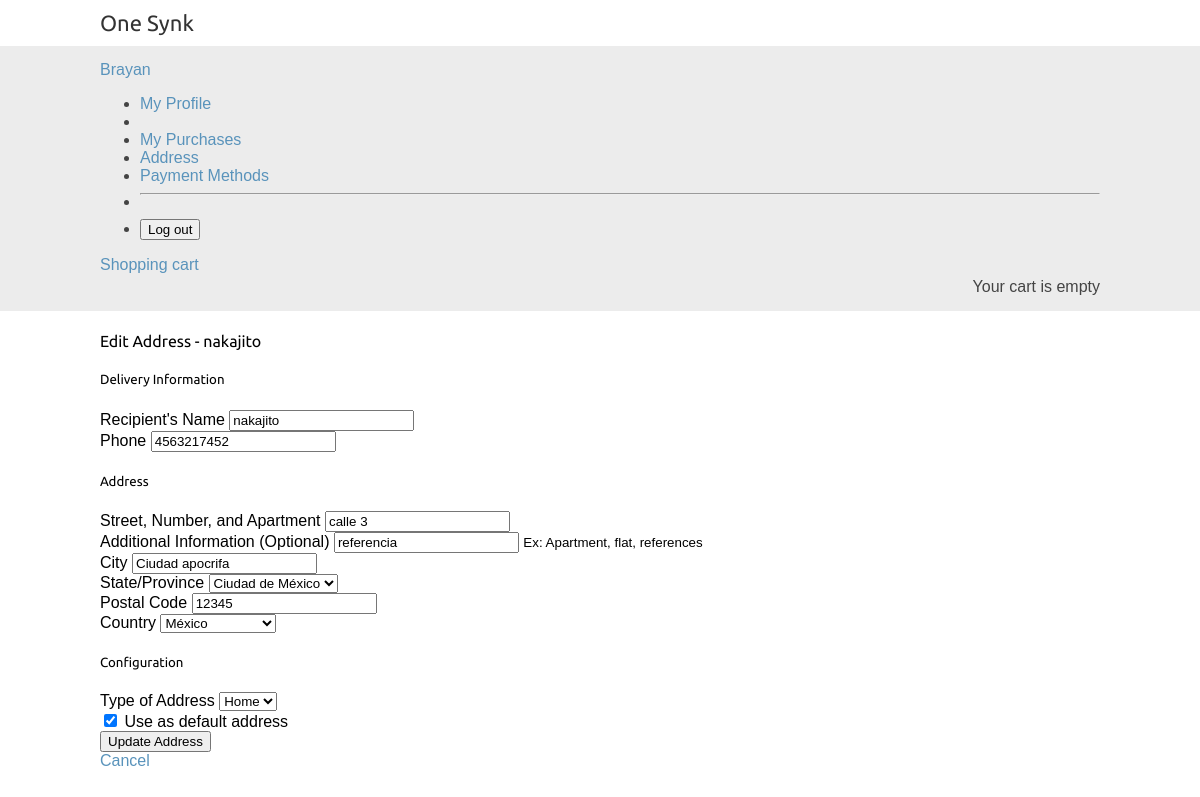
The page /orders/addresses/1/edit/ (signed in) on the database its author committed.
### accounts/models.py (models this page shows, shortened)
class CustomUser(AbstractUser):
    PHONE_REGEX = RegexValidator(
        regex=r"^\d{10}$",
        message="Phone number must be exactly 10 digits (e.g., 5522445104).",
    )
    USER_TYPE_CHOICES = (
        ("regular_user", "Regular User"),
        ("wholesaler", "Wholesaler"),
    )
    phone = models.CharField(
        max_length=10,
        validators=[PHONE_REGEX],
        blank=True,
        null=True,
        help_text="Format: 5522445104",
    )
    user_type = models.CharField(
        max_length=12,
        choices=USER_TYPE_CHOICES,
        default="regular_user",  # Fixed: 'normal' was not in choices
        help_text="User type: Regular or Wholesaler",
    )
    stripe_customer_id = models.CharField(
        max_length=255,
        blank=True,
        null=True,
        unique=True,
        help_text="Customer ID in Stripe",
    )
    payment_method = models.CharField(
        max_length=255,
        blank=True,
        null=True,
        help_text="ID del método de pago por defecto en Stripe",
    )
    created_at = models.DateTimeField(auto_now_add=True)
    updated = models.DateTimeField(auto_now=True)
    class Meta:
        verbose_name = "User"
        verbose_name_plural = "Users"
        ordering = ["-created_at"]

### orders/models.py (models this page shows, shortened)
class Address(models.Model):
    user = models.ForeignKey(
        CustomUser,
        on_delete=models.CASCADE,
        related_name="addresses",
        help_text="User who owns the address",
    )
    address_line1 = models.CharField(
        max_length=255, help_text="Street, number, and apartment"
    )
    address_line2 = models.CharField(
        max_length=255,
        blank=True,
        null=True,
        help_text="Additional information (floor, reference, etc.)",
    )
    city = models.CharField(max_length=100, help_text="City")
    state = models.CharField(max_length=50, choices=STATE_CHOICES, help_text="State")
    postal_code = models.CharField(max_length=10, help_text="Zip Code")
    country = models.CharField(
        max_length=2, choices=COUNTRY_CHOICES, default="MX", help_text="Country"
    )
    phone = models.CharField(
        max_length=10, help_text="Contact telephone number for shipping"
    )
    recipient_name = models.CharField(
        max_length=200, help_text="Name of the person receiving the package"
    )
    is_default = models.BooleanField(
        default=False, help_text="Is this the default address?"
    )
    address_type = models.CharField(
        max_length=10,
        choices=ADDRESS_TYPE_CHOICES,
        default="home",
        help_text="Address type",
    )
    created_at = models.DateTimeField(auto_now_add=True)
    updated_at = models.DateTimeField(auto_now=True)
    class Meta:
        verbose_name = "Address"
        verbose_name_plural = "Addresses"
        ordering = ["-is_default", "-created_at"]
        indexes = [
            models.Index(fields=["user", "-is_default"]),
            models.Index(fields=["user", "created_at"]),
        ]

### orders/views.py (the view)
# urls.py: path("addresses/<int:address_id>/edit/", views.address_edit, name="address_edit"),
@login_required(login_url="accounts:login")
@require_http_methods(["GET", "POST"])
def address_edit(request, address_id):
    address = get_object_or_404(Address, id=address_id, user=request.user)
    if request.method == "POST":
        form = AddressForm(request.POST, instance=address)
        if form.is_valid():
            try:
                with transaction.atomic():
                    form.save()
                    messages.success(request, "Address successfully updated.")
                    return redirect("orders:address_list")
            except Exception as e:
                messages.error(request, f"Error updating address: {str(e)}")
    else:
        form = AddressForm(instance=address)
    context = {
        "form": form,
        "address": address,
        "page_title": f"Edit Address - {address.recipient_name}",
        "is_create": False,
    }
    return render(request, "orders/addresses/form.html", context)

### cart/cart.py (called while the page is built)
    def __len__(self):
        return sum(item["quantity"] for item in self.cart.values())

### cart/context_processors.py (called while the page is built)
def cart(request):
    return {"cart": Cart(request)}

### orders/templates/orders/addresses/form.html (shortened to what this page needs)
{% extends 'shop/base.html' %}
{% load static %}
{% block content %}
<div class="container my-5">
    <div class="row justify-content-center">
        <div class="col-md-8">
            <div class="card shadow-sm">
                <div class="card-header bg-primary text-white">
                    <h4 class="mb-0">{{ page_title }}</h4>
                </div>
                <div class="card-body p-4">
                    <form method="post" novalidate>
                        <h5 class="mb-3">Delivery Information</h5>
                        <div class="row">
                            <div class="col-md-6 mb-3">
                                <label for="id_recipient_name" class="form-label">Recipient's Name</label>
                                {{ form.recipient_name }}
                            </div>
                            <div class="col-md-6 mb-3">
                                <label for="id_phone" class="form-label">Phone</label>
                                {{ form.phone }}
                            </div>
                        </div>
                        <h5 class="mb-3 mt-4">Address</h5>
                        <div class="mb-3">
                            <label for="id_address_line1" class="form-label">Street, Number, and Apartment</label>
                            {{ form.address_line1 }}
                        </div>
                        <div class="mb-3">
                            <label for="id_address_line2" class="form-label">Additional Information (Optional)</label>
                            {{ form.address_line2 }}
                            <small class="form-text text-muted">Ex: Apartment, flat, references</small>
                        </div>
                        <div class="row">
                            <div class="col-md-6 mb-3">
                                <label for="id_city" class="form-label">City</label>
                                {{ form.city }}
                            </div>
                            <div class="col-md-6 mb-3">
                                <label for="id_state" class="form-label">State/Province</label>
                                {{ form.state }}
                            </div>
                        </div>
                        <div class="row">
                            <div class="col-md-6 mb-3">
                                <label for="id_postal_code" class="form-label">Postal Code</label>
                                {{ form.postal_code }}
                            </div>
                            <div class="col-md-6 mb-3">
                                <label for="id_country" class="form-label">Country</label>
                                {{ form.country }}
                            </div>
                        </div>
                        <h5 class="mb-3 mt-4">Configuration</h5>
                        <div class="row">
                            <div class="col-md-6 mb-3">
                                <label for="id_address_type" class="form-label">Type of Address</label>
                                {{ form.address_type }}
                            </div>
                        </div>
                        <div class="mb-3 form-check">
                            {{ form.is_default }}
                            <label class="form-check-label" for="id_is_default">
                                Use as default address
                            </label>
                        </div>
                        <div class="d-grid gap-2 mt-4">
                            <button type="submit" class="btn btn-primary btn-lg">
                                {% if is_create %}
                                    <i class="bi bi-plus-circle"></i> Add Address
                                {% else %}
                                     Update Address
                                {% endif %}
                            </button>
                        </div>
                        <a href="{% url 'orders:address_list' %}" class="btn btn-outline-secondary w-100 mt-2">
                            Cancel
                        </a>
                    </form>
                </div>
            </div>
        </div>
    </div>
</div>
{% endblock %}

### shop/templates/shop/base.html (shortened to what this page needs)
{% load static %}
<!DOCTYPE html>
<html>
  <head>
    <link href="{% static "css/base.css" %}" rel="stylesheet">
  </head>
  <body>
    <div id="header">
      <a href="/" class="logo">One Synk</a>
    </div>
    <div id="subheader">
      <div class="navbar-nav ms-auto">
        {% if user.is_authenticated %}
            <div class="nav-item dropdown">
                <a class="nav-link dropdown-toggle" href="#" id="userDropdown" role="button" data-bs-toggle="dropdown">
                    <span class="d-none d-md-inline">{{ user.first_name|default:user.username }}</span>
                </a>
                <ul class="dropdown-menu dropdown-menu-end" aria-labelledby="userDropdown">
                    <li><a class="dropdown-item" href="{% url 'accounts:profile' %}">
                         My Profile
                    </a></li>
                    <li><a class="dropdown-item" href="#">
                    <li><a class="dropdown-item" href="{% url 'orders:order_history' %}">
                         My Purchases
                    </a></li>
                    <li><a class="dropdown-item" href="{% url 'orders:address_list' %}">
                         Address
                    </a></li>
                    <li><a class="dropdown-item" href="{% url 'payment:payment_method_list' %}">
                         Payment Methods
                    </a></li>
                    <li><hr class="dropdown-divider"></li>
                    <li>
                        <form action="{% url 'accounts:logout' %}" method="post" class="m-0">
                            <button type="submit" class="dropdown-item">
                                 Log out
                            </button>
                        </form>
                    </li>
                </ul>
            </div>
        {% endif %}
        <a class="nav-link" href="{% url 'cart:cart_detail' %}">
            Shopping cart
        </a>
    </div>
      <div class="cart">
        {% with total_items=cart|length %}
          {% if total_items > 0 %}
            Your cart:
            <a href='{% url "cart:cart_detail" %}'>
              {{ total_items}} item{{total_items|pluralize}},
              ${{cart.get_total_price}}</a>
          {% elif not order %}
            Your cart is empty
          {% endif %}
        {% endwith %}
      </div>
    </div>
    <div id="content">
      {% block content %}
      {% endblock %}
    </div>
  </body>
</html>

### shop/static/css/base.css (style rules this page uses)
body { margin:0; padding:0; font-family:helvetica, sans-serif; }
h1, h2, h3, h4, h5 , h6 { font-family: 'Ubuntu', sans-serif; font-weight:normal; }
a { text-decoration:none; color:#5993bb; }
#header { padding:10px 100px; font-size:18px; overflow:auto; }
#subheader { background:#ececec; color:#444; padding:15px 100px; overflow:auto; }
#header .logo { font-family: 'Ubuntu', sans-serif; float:left; color:#333; font-size:22px; margin-right:10%; }
#subheader .cart { float:right; padding-top:4px; }
#content { padding:0 100px; overflow:hidden; }

### rows shown on the page
CustomUser: first_name "Brayan"
Address: recipient_name "nakajito", phone "4563217452", address_line1 "calle 3", address_line2 "referencia", city "Ciudad apocrifa", state "Ciudad de México", postal_code "12345", country "México", address_type "Home", is_default "☑"

### other values the page prints
{{ page_title }} "Edit Address - nakajito"
